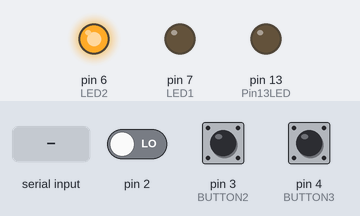
Bench run of a sketch on a simulated Arduino Uno, built with avr-gcc and run on an emulated ATmega328P. Shown: output pins drawn as LEDs (lit = HIGH). Inputs (shaded band) come from the test bench; at power-on: pin 2 LOW, pin 3 (BUTTON2) HIGH, pin 4 (BUTTON3) HIGH. What the sketch prints to the serial monitor is not drawn.

Above: at 0.1 s.
At 1.8 s:
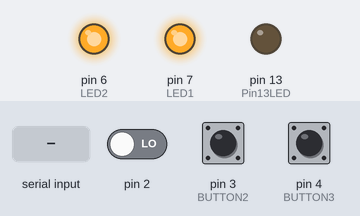
1.9 s: pin 2 driven HIGH
3.4 s: pin 3 (BUTTON2) pulled LOW for 0.15 s
5.0 s: pin 4 (BUTTON3) pulled LOW for 0.15 s
6.6 s: byte 30 received over Serial
8.1 s: byte 90 received over Serial
9.6 s: byte 120 received over Serial
Timing chart, 0 to 12.1 s (numbered marks = the images above; inputs shaded):
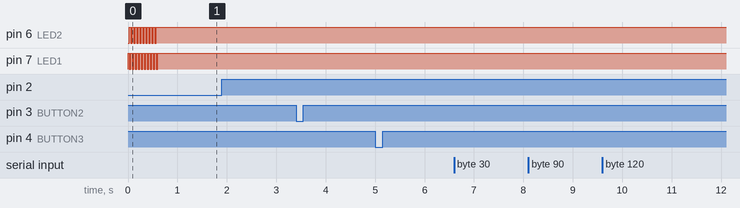

Measured:
- after the input at 3.4 s, every drawn part: stays the same
- after the input at 5.0 s, every drawn part: stays the same
- after the input at 6.6 s, every drawn part: stays the same
- after the input at 8.1 s, every drawn part: stays the same
- after the input at 9.6 s, every drawn part: stays the same

The sketch:

spark_chamber_RS485_MIDI.ino
```cpp
// Cosmic Praise RS485-MIDI adapter
// Michael Dewberry
//
// based on Sparkfun MIDI shield sample
// https://www.sparkfun.com/products/9595
// and
// RS485 soft-serial example
// http://arduino-info.wikispaces.com/SoftwareSerialRS485Example

// MIDI Shield components
#define KNOB1  0
#define KNOB2  1

#define BUTTON2  3
#define BUTTON3  4

#define LED1  7
#define LED2  6

byte note;
int pot;
byte byte1;
byte byte2;
byte byte3;

volatile int triggers_received = 0;

#define Pin13LED         13


void setup() {
  setupMIDI();
  setupInput();
}

void setupMIDI() {

  pinMode(LED1,OUTPUT);
  pinMode(LED2,OUTPUT);

  pinMode(BUTTON2,INPUT);
  pinMode(BUTTON3,INPUT);

  digitalWrite(BUTTON2,HIGH);
  digitalWrite(BUTTON3,HIGH);

  for(int i = 0;i < 10;i++) // Flash on startup
  {
    digitalWrite(LED1,HIGH);
    digitalWrite(LED2,LOW);
    delay(30);
    digitalWrite(LED1,LOW);
    digitalWrite(LED2,HIGH);
    delay(30);
  }
  digitalWrite(LED1,HIGH);
  digitalWrite(LED2,HIGH);

  // MIDI baudrate = 31250
  Serial.begin(31250);
}

void setupInput() {
  pinMode(Pin13LED, OUTPUT);
  // interrupt 0 = pin 2
  attachInterrupt(0, triggered, RISING);
}

void triggered() {
  triggers_received++;
}

void loop () {

  // Send MIDI in response to buttons (debugging/future use)

  //pot = analogRead(0);
  //note = pot/8;  // convert value to value 0-127

  if(button(BUTTON2))
  {
    Midi_Send(0x90,0x22,0x45);
    while(button(BUTTON2));
  }
  if(button(BUTTON3))
  {
    Midi_Send(0x90,0x23,0x45);
    while(button(BUTTON3));
  }

  // Loopback MIDI IN port to MIDI OUT (debugging/future use)
  if(Serial.available() > 0)
  {
    byte1 = Serial.read();
    byte2 = Serial.read();
    byte3 = Serial.read();

    Midi_Send(byte1, byte2, byte3);
  }

  // Send a note for every TTL low->high event we recieve on pin 2
  if (triggers_received > 0) {
      Midi_Send(0x90, 0x40, 0x7F);
      digitalWrite(Pin13LED, HIGH);
      triggers_received--;
   } else {
     digitalWrite(Pin13LED, LOW);
   }


}

void Midi_Send(byte cmd, byte data1, byte data2) {
  Serial.write(cmd);
  Serial.write(data1);
  Serial.write(data2);
}

char button(char button_num)
{
  return (!(digitalRead(button_num)));
}
```
